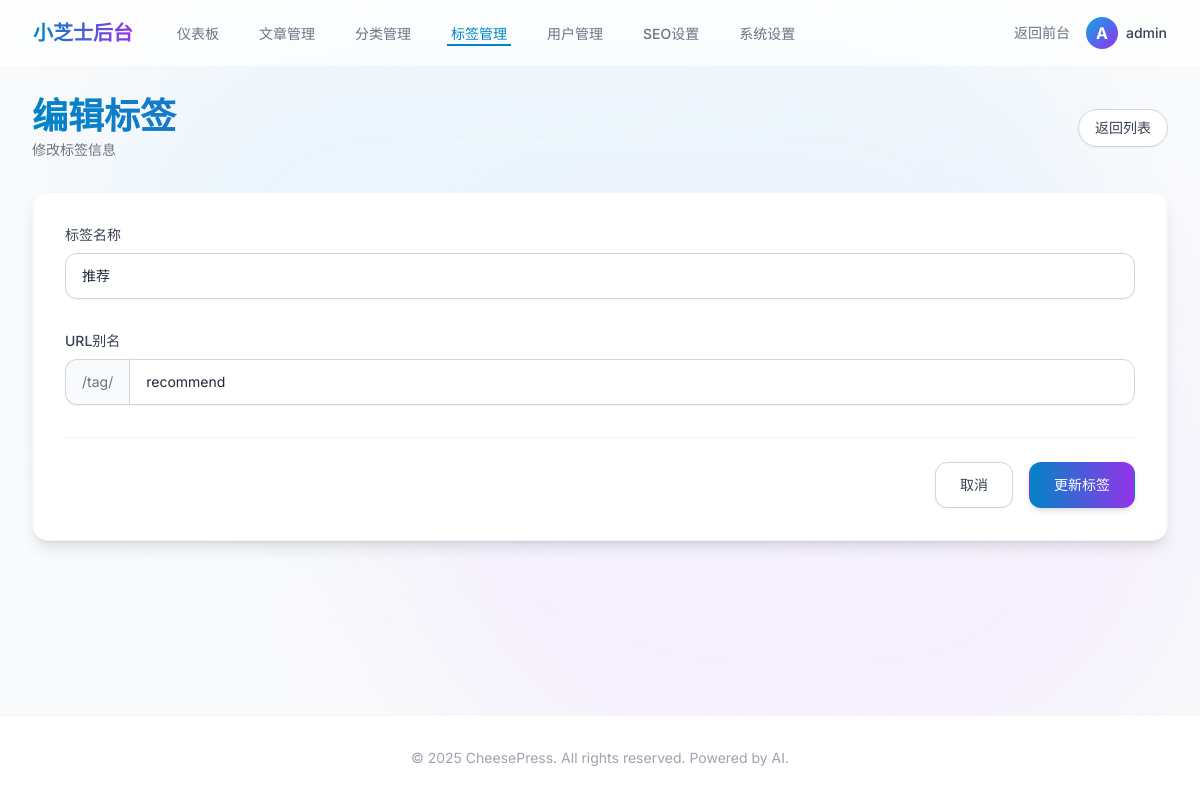
The app's page /admin/tags/3/edit (signed in) with its own data.
### app/models/__init__.py (models this page shows, shortened)
class User(UserMixin, db.Model):
    __tablename__ = 'users'
    id = db.Column(db.Integer, primary_key=True)
    username = db.Column(db.String(80), unique=True, nullable=False)
    email = db.Column(db.String(120), unique=True, nullable=False)
    password_hash = db.Column(db.String(255), nullable=False)
    first_name = db.Column(db.String(50), nullable=True)
    last_name = db.Column(db.String(50), nullable=True)
    bio = db.Column(db.Text, nullable=True)
    avatar = db.Column(db.String(255), nullable=True)
    role = db.Column(db.String(20), default='user')  # user, editor, admin
    is_active = db.Column(db.Boolean, default=True)
    created_at = db.Column(db.DateTime, default=datetime.utcnow)
    updated_at = db.Column(db.DateTime, default=datetime.utcnow, onupdate=datetime.utcnow)
    posts = db.relationship('Post', backref='author', lazy=True, foreign_keys='Post.user_id')
    comments = db.relationship('Comment', backref='author', lazy=True, foreign_keys='Comment.user_id')

class Tag(db.Model):
    __tablename__ = 'tags'
    id = db.Column(db.Integer, primary_key=True)
    name = db.Column(db.String(50), unique=True, nullable=False)
    slug = db.Column(db.String(50), unique=True, nullable=False)
    created_at = db.Column(db.DateTime, default=datetime.utcnow)
    posts = db.relationship('Post', secondary=post_tags, backref='tags')

### app/admin/__init__.py (the view, shortened to what this page needs)
@bp.route('/tags/<int:id>/edit', methods=['GET', 'POST'])
def edit_tag(id):
    tag = Tag.query.get_or_404(id)
    return render_template('admin/tags/edit.html', tag=tag)

### app/admin/__init__.py (called while the page is built)
@bp.before_request
@login_required
def check_admin():
    if current_user.role not in ['admin', 'editor']:
        flash('您没有权限访问管理后台', 'error')
        return redirect(url_for('main.index'))

### app/utils/seo.py (called while the page is built)
def get_seo_settings():
    return SeoSetting.query.first()

def register_seo_functions(app):
    @app.context_processor
    def inject_seo_functions():
        return dict(
            get_post_seo_data=get_post_seo_data,
            get_category_seo_data=get_category_seo_data,
            get_search_seo_data=get_search_seo_data,
            generate_meta_tags=generate_meta_tags
        )

### app/templates/admin/tags/edit.html (shortened to what this page needs)
{% extends "admin/base.html" %}
{% block content %}
<div class="animate-fade-in">
    <div class="md:flex md:items-center md:justify-between mb-8">
        <div class="flex-1 min-w-0">
            <h2
                class="text-3xl font-bold leading-7 text-transparent bg-clip-text bg-gradient-to-r from-primary-600 to-purple-600 sm:text-4xl sm:truncate">
            </h2>
            <p class="mt-1 text-sm text-gray-500">修改标签信息</p>
        </div>
        <div class="mt-4 flex md:mt-0 md:ml-4">
            <a href="{{ url_for('admin.tags') }}"
                class="inline-flex items-center px-4 py-2 border border-gray-300 rounded-full shadow-sm text-sm font-medium text-gray-700 bg-white hover:bg-gray-50 focus:outline-none focus:ring-2 focus:ring-offset-2 focus:ring-primary-500 transition-all">
                返回列表
            </a>
        </div>
    </div>
    <div class="bg-white shadow-lg rounded-2xl p-8 border border-gray-100">
        <form method="POST">
            <div class="grid grid-cols-1 gap-y-8 gap-x-6 sm:grid-cols-6">
                <div class="sm:col-span-6">
                    <label class="block text-sm font-medium text-gray-700 mb-2">标签名称</label>
                    <input type="text" name="name" value="{{ tag.name }}" required
                        class="block w-full px-4 py-3 border border-gray-300 rounded-xl shadow-sm placeholder-gray-400 focus:outline-none focus:ring-2 focus:ring-primary-500 focus:border-primary-500 sm:text-sm transition-shadow">
                </div>
                <div class="sm:col-span-6">
                    <label class="block text-sm font-medium text-gray-700 mb-2">URL别名</label>
                    <div class="mt-1 flex rounded-xl shadow-sm">
                        <span
                            class="inline-flex items-center px-4 rounded-l-xl border border-r-0 border-gray-300 bg-gray-50 text-gray-500 text-sm">
                            /tag/
                        </span>
                        <input type="text" name="slug" value="{{ tag.slug }}" required
                            class="flex-1 block w-full px-4 py-3 min-w-0 border border-gray-300 rounded-none rounded-r-xl focus:outline-none focus:ring-2 focus:ring-primary-500 focus:border-primary-500 sm:text-sm transition-shadow">
                    </div>
                </div>
            </div>
            <div class="mt-8 pt-6 border-t border-gray-100 flex justify-end gap-4">
                <a href="{{ url_for('admin.tags') }}"
                    class="px-6 py-3 border border-gray-300 rounded-xl shadow-sm text-sm font-medium text-gray-700 bg-white hover:bg-gray-50 focus:outline-none focus:ring-2 focus:ring-offset-2 focus:ring-primary-500 transition-all">
                    取消
                </a>
                <button type="submit"
                    class="px-6 py-3 border border-transparent shadow-md text-sm font-medium rounded-xl text-white bg-gradient-to-r from-primary-600 to-purple-600 hover:from-primary-700 hover:to-purple-700 focus:outline-none focus:ring-2 focus:ring-offset-2 focus:ring-primary-500 transition-all transform hover:-translate-y-0.5">
                    更新标签
                </button>
            </div>
        </form>
    </div>
</div>
{% endblock %}

### app/templates/admin/base.html (shortened to what this page needs)
<!DOCTYPE html>
<html lang="zh-CN">
<head>
    <script src="https://cdn.tailwindcss.com?plugins=typography,forms,line-clamp"></script>
    <link rel="stylesheet" href="{{ url_for('static', filename='css/style.css') }}">
</head>
<body class="bg-gray-50 font-sans text-gray-800 antialiased selection:bg-primary-500 selection:text-white">
    <div class="fixed inset-0 -z-10 overflow-hidden">
    </div>
    <nav class="fixed w-full z-50 top-0 transition-all duration-300 glass">
        <div class="max-w-7xl mx-auto px-4 sm:px-6 lg:px-8">
            <div class="flex justify-between h-16">
                <div class="flex items-center">
                    <div class="flex-shrink-0 flex items-center">
                        <a href="{{ url_for('main.index') }}"
                            class="text-xl font-bold bg-clip-text text-transparent bg-gradient-to-r from-primary-600 to-purple-600 hover:opacity-80 transition-opacity">
                        </a>
                    </div>
                    <div class="hidden md:ml-10 md:flex md:space-x-8">
                        <a href="{{ url_for('admin.dashboard') }}"
                            class="{% if request.endpoint == 'admin.dashboard' %}text-primary-600 border-b-2 border-primary-600{% else %}text-gray-500 hover:text-gray-700 hover:border-gray-300 border-b-2 border-transparent{% endif %} inline-flex items-center px-1 pt-1 text-sm font-medium transition-all duration-200">
                            仪表板
                        </a>
                        <a href="{{ url_for('admin.posts') }}"
                            class="{% if 'admin.posts' in request.endpoint or 'admin.create_post' in request.endpoint or 'admin.edit_post' in request.endpoint %}text-primary-600 border-b-2 border-primary-600{% else %}text-gray-500 hover:text-gray-700 hover:border-gray-300 border-b-2 border-transparent{% endif %} inline-flex items-center px-1 pt-1 text-sm font-medium transition-all duration-200">
                            文章管理
                        </a>
                        <a href="{{ url_for('admin.categories') }}"
                            class="{% if 'admin.categories' in request.endpoint or 'admin.create_category' in request.endpoint or 'admin.edit_category' in request.endpoint %}text-primary-600 border-b-2 border-primary-600{% else %}text-gray-500 hover:text-gray-700 hover:border-gray-300 border-b-2 border-transparent{% endif %} inline-flex items-center px-1 pt-1 text-sm font-medium transition-all duration-200">
                            分类管理
                        </a>
                        <a href="{{ url_for('admin.tags') }}"
                            class="{% if 'admin.tags' in request.endpoint or 'admin.create_tag' in request.endpoint or 'admin.edit_tag' in request.endpoint %}text-primary-600 border-b-2 border-primary-600{% else %}text-gray-500 hover:text-gray-700 hover:border-gray-300 border-b-2 border-transparent{% endif %} inline-flex items-center px-1 pt-1 text-sm font-medium transition-all duration-200">
                            标签管理
                        </a>
                        <a href="{{ url_for('admin.users') }}"
                            class="{% if 'admin.users' in request.endpoint or 'admin.create_user' in request.endpoint or 'admin.edit_user' in request.endpoint or 'admin.change_password' in request.endpoint %}text-primary-600 border-b-2 border-primary-600{% else %}text-gray-500 hover:text-gray-700 hover:border-gray-300 border-b-2 border-transparent{% endif %} inline-flex items-center px-1 pt-1 text-sm font-medium transition-all duration-200">
                            用户管理
                        </a>
                        <a href="{{ url_for('admin_seo.index') }}"
                            class="{% if 'admin_seo' in request.endpoint %}text-primary-600 border-b-2 border-primary-600{% else %}text-gray-500 hover:text-gray-700 hover:border-gray-300 border-b-2 border-transparent{% endif %} inline-flex items-center px-1 pt-1 text-sm font-medium transition-all duration-200">
                            SEO设置
                        </a>
                        <a href="{{ url_for('admin.settings') }}"
                            class="{% if 'admin.settings' in request.endpoint %}text-primary-600 border-b-2 border-primary-600{% else %}text-gray-500 hover:text-gray-700 hover:border-gray-300 border-b-2 border-transparent{% endif %} inline-flex items-center px-1 pt-1 text-sm font-medium transition-all duration-200">
                            系统设置
                        </a>
                    </div>
                </div>
                <div class="flex items-center space-x-4">
                    <a href="{{ url_for('main.index') }}"
                        class="text-gray-500 hover:text-primary-600 transition-colors text-sm font-medium">
                        返回前台
                    </a>
                    <div class="relative group">
                        <button
                            class="flex items-center space-x-2 text-gray-700 hover:text-primary-600 transition-colors">
                            <div
                                class="w-8 h-8 rounded-full bg-gradient-to-br from-primary-500 to-purple-600 flex items-center justify-center text-white font-bold shadow-sm">
                                {{ current_user.username[0].upper() }}
                            </div>
                            <span class="text-sm font-medium">{{ current_user.username }}</span>
                        </button>
                    </div>
                </div>
            </div>
        </div>
    </nav>
    <div class="min-h-screen flex flex-col pt-16">
        <main class="flex-1 py-8">
            <div class="max-w-7xl mx-auto px-4 sm:px-6 lg:px-8">
                {% block content %}{% endblock %}
            </div>
        </main>
        <footer class="bg-white border-t border-gray-100 mt-auto">
            <div class="max-w-7xl mx-auto py-8 px-4 sm:px-6 lg:px-8">
                <div class="text-center">
                    <p class="text-sm text-gray-400">
                        &copy; 2025 CheesePress. All rights reserved. Powered by AI.
                    </p>
                </div>
            </div>
        </footer>
</body>
</html>

### app/static/css/style.css (style rules this page uses)
.glass { background: rgba(255, 255, 255, 0.7); backdrop-filter: blur(10px); -webkit-backdrop-filter: blur(10px); border: 1px solid rgba(255, 255, 255, 0.3); }
.animate-fade-in { animation: fadeIn 0.6s ease-out forwards; }

### records on screen
User: username "A", username "admin"
Tag: name "推荐", slug "recommend"
